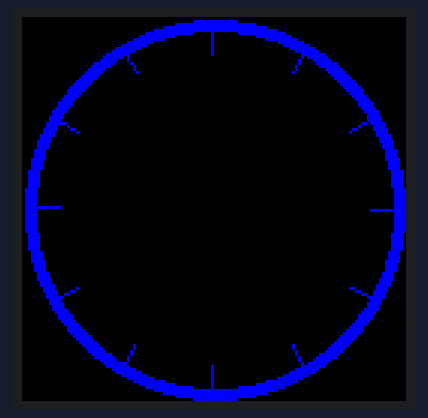
Recording of a sketch running on a simulated Arduino Uno, built with avr-gcc and run on an emulated ATmega328P. Shown: 128×128 colour display. What the sketch prints to the serial monitor is not drawn.

Above: at 0.3 s.
At 4.3 s:
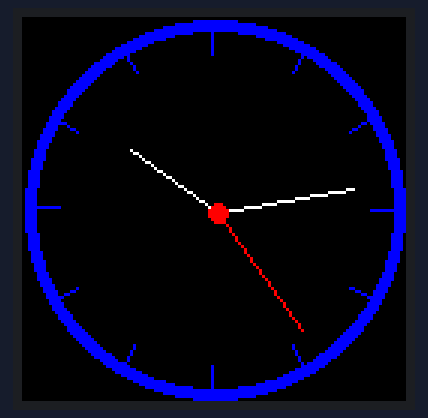
At 9.3 s:
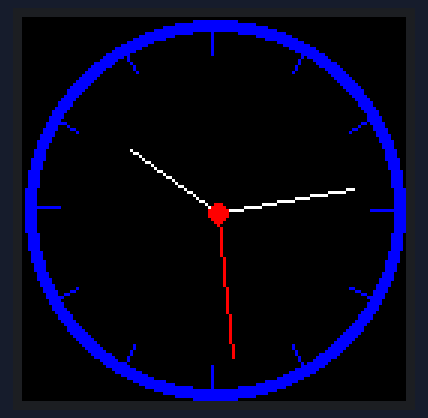
At 19.3 s:
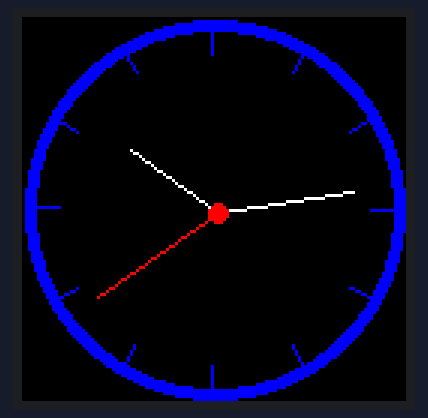
At 28.3 s:
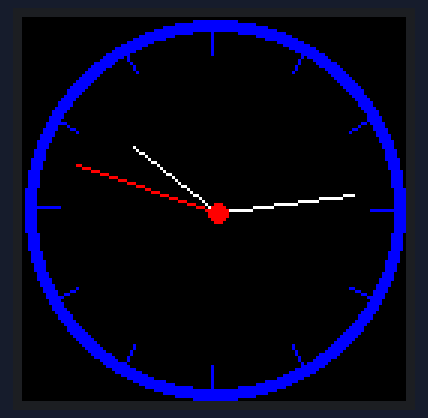
At 38.3 s:
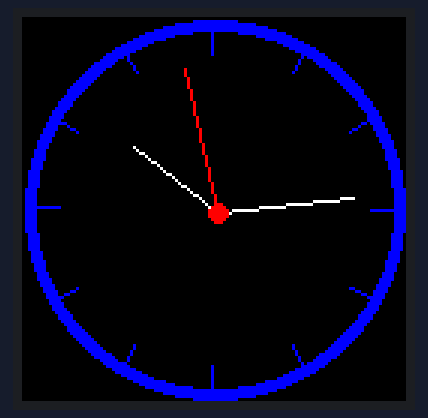

The sketch:

clock.ino
```cpp
#include <Wire.h>
#include <SPI.h>
#include <Adafruit_GFX.h>
#include <TFT_ILI9163C.h>

// Color definitions
#define	BLACK   0x0000
#define	BLUE    0x001F
#define	RED     0xF800
#define	GREEN   0x07E0
#define CYAN    0x07FF
#define MAGENTA 0xF81F
#define YELLOW  0xFFE0
#define WHITE   0xFFFF

/*
Teensy3.x and Arduino's
You are using 4 wire SPI here, so:
 MOSI:  11//Teensy3.x/Arduino UNO (for MEGA/DUE refere to arduino site)
 MISO:  12//Teensy3.x/Arduino UNO (for MEGA/DUE refere to arduino site)
 SCK:   13//Teensy3.x/Arduino UNO (for MEGA/DUE refere to arduino site)
 the rest of pin below:
 */
#define __CS 10
#define __DC 9
/*
Teensy 3.x can use: 2,6,9,10,15,20,21,22,23
Arduino's 8 bit: any
DUE: check arduino site
If you do not use reset, tie it to +3V3
*/


//TFT_ILI9163C tft = TFT_ILI9163C(__CS, __DC);
TFT_ILI9163C tft = TFT_ILI9163C(__CS, 8, __DC);

uint16_t ccenterx,ccentery;//center x,y of the clock
const uint16_t cradius = 63;//radius of the clock
const float scosConst = 0.0174532925;
float sx = 0, sy = 1, mx = 1, my = 0, hx = -1, hy = 0;
float sdeg=0, mdeg=0, hdeg=0;
uint16_t osx,osy,omx,omy,ohx,ohy;
uint16_t x0 = 0, x1 = 0, yy0 = 0, yy1 = 0;
uint32_t targetTime = 0;   // for next 1 second timeout
uint8_t hh,mm,ss;         //containers for current time


void drawClockFace(){
  tft.fillCircle(ccenterx, ccentery, cradius, BLUE);
  tft.fillCircle(ccenterx, ccentery, cradius-4, BLACK);
  // Draw 12 lines
  for(int i = 0; i<360; i+= 30) {
    sx = cos((i-90)*scosConst);
    sy = sin((i-90)*scosConst);
    x0 = sx*(cradius-4)+ccenterx;
    yy0 = sy*(cradius-4)+ccentery;
    x1 = sx*(cradius-11)+ccenterx;
    yy1 = sy*(cradius-11)+ccentery;
    tft.drawLine(x0, yy0, x1, yy1, BLUE);
  }
}

static uint8_t conv2d(const char* p) {
  uint8_t v = 0;
  if ('0' <= *p && *p <= '9') v = *p - '0';
  return 10 * v + *++p - '0';
}

void setup(void) {
  Serial.begin(115200);
  tft.begin();

  tft.setTextColor(WHITE, BLACK);
  ccenterx = tft.width()/2;
  ccentery = tft.height()/2;
  osx = ccenterx;
  osy = ccentery;
  omx = ccenterx;
  omy = ccentery;
  ohx = ccenterx;
  ohy = ccentery;
  drawClockFace();// Draw clock face
  //get current time from compiler
  Serial.println(__TIME__);
  Serial.println(conv2d(__TIME__));
  Serial.println(conv2d(__TIME__+3));
  hh = conv2d(__TIME__);
  mm = conv2d(__TIME__+3);
  ss = conv2d(__TIME__+6);
  targetTime = millis() + 1000;
}

void drawClockHands(uint8_t h,uint8_t m,uint8_t s){
  // Pre-compute hand degrees, x & y coords for a fast screen update
  sdeg = s * 6;                  // 0-59 -> 0-354
  mdeg = m * 6 + sdeg * 0.01666667;  // 0-59 -> 0-360 - includes seconds
  hdeg = h * 30 + mdeg * 0.0833333;  // 0-11 -> 0-360 - includes minutes and seconds
  hx = cos((hdeg-90)*scosConst);
  hy = sin((hdeg-90)*scosConst);
  mx = cos((mdeg-90)*scosConst);
  my = sin((mdeg-90)*scosConst);
  sx = cos((sdeg-90)*scosConst);
  sy = sin((sdeg-90)*scosConst);

  // Erase just old hand positions
  tft.drawLine(ohx, ohy, ccenterx+1, ccentery+1, BLACK);
  tft.drawLine(omx, omy, ccenterx+1, ccentery+1, BLACK);
  tft.drawLine(osx, osy, ccenterx+1, ccentery+1, BLACK);
  // Draw new hand positions
  tft.drawLine(hx*(cradius-28)+ccenterx+1, hy*(cradius-28)+ccentery+1, ccenterx+1, ccentery+1, WHITE);
  tft.drawLine(mx*(cradius-17)+ccenterx+1, my*(cradius-17)+ccentery+1, ccenterx+1, ccentery+1, WHITE);
  tft.drawLine(sx*(cradius-14)+ccenterx+1, sy*(cradius-14)+ccentery+1, ccenterx+1, ccentery+1, RED);
  tft.fillCircle(ccenterx+1, ccentery+1, 3, RED);

  // Update old x&y coords
  osx = sx*(cradius-14)+ccenterx+1;
  osy = sy*(cradius-14)+ccentery+1;
  omx = mx*(cradius-17)+ccenterx+1;
  omy = my*(cradius-17)+ccentery+1;
  ohx = hx*(cradius-28)+ccenterx+1;
  ohy = hy*(cradius-28)+ccentery+1;
}


void loop() {
  if (targetTime < millis()) {
    targetTime = millis()+1000;
    ss++;
    if (ss == 60) {
      ss = 0;
      mm++;
      if(mm > 59) {
        mm = 0;
        hh++;
        if (hh > 23) hh = 0;
      }
    }
    drawClockHands(hh,mm,ss);

  }
}
```

Measured:
- what the display in image 1 shows lasts 1.0 s, from 4.2 s to 5.2 s
